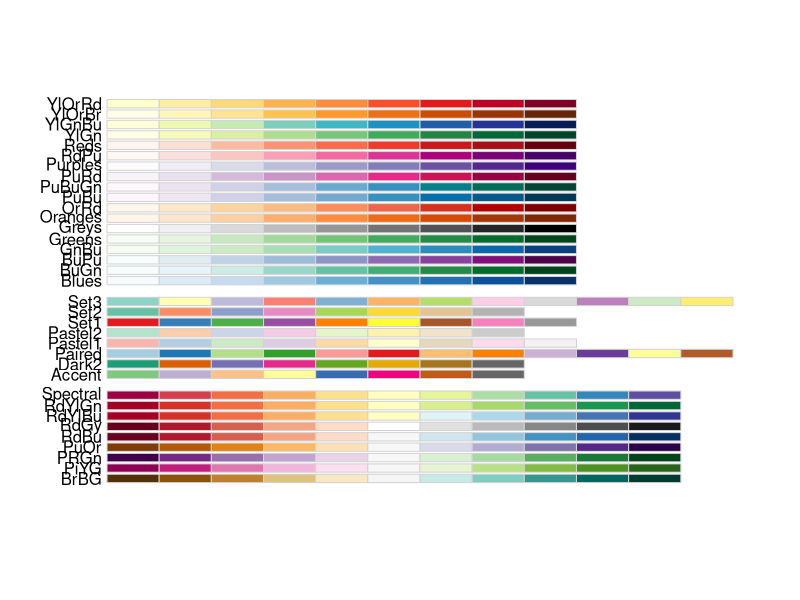
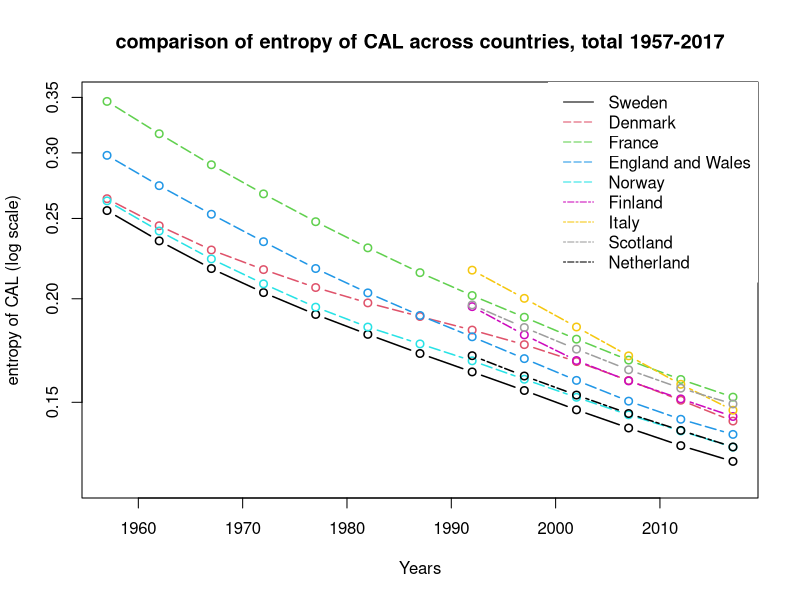

The R script that drew these images, in order: (Note: this script raises an error after producing the figures.)
#### Figure - entropy across time ####

#### beautiful figues1 ####

library(RColorBrewer)
windows(8,5)
display.brewer.all()
cols<-brewer.pal(n=9,name = "Paired")

### CAL function ####

CALfunc <-function(Mx1,Y){
  CALlx1<-c()
  YM<-Y-Y1
  for (x in 1:111){
    if (x <(YM+1)){
      px1<-c()
      for (z in 1:x){
        px1<-c(px1,Mx1[z,YM-x+z])
      }
      lx1<-prod(px1)
    }
    CALlx1<-c(CALlx1,lx1)
  }
  CAL<-sum(c(1,CALlx1))+.5
  return(CAL)
}

## one with less data ####

CALfunc2 <-function(Mx1,Y){
  CALlx1<-c()
  YM<-Y-Y3
  for (x in 1:111){
    if (x <(YM+1)){
      px1<-c()
      for (z in 1:x){
        px1<-c(px1,Mx1[z,YM-x+z])
      }
      lx1<-prod(px1)
    }
    CALlx1<-c(CALlx1,lx1)
  }
  CAL<-sum(c(1,CALlx1))+.5
  return(CAL)
}

### CAL dagger function ####

CALdagfunc <-function(Mx1,Y){
  CALdaglx1<-c()
  YM<-Y-Y1
  for (x in 1:111){
    if (x <(YM+1)){
      px1<-c()
      for (z in 1:x){
        px1<-c(px1,Mx1[z,YM-x+z])
      }
      lx1<-prod(px1)
      lx<-lx1*log(lx1)
    }
    CALdaglx1<-c(CALdaglx1,lx)
  }
  CALdagger<-sum(CALdaglx1)
  return(CALdagger)
}

## one with less data ####

CALdagfunc2 <-function(Mx1,Y){
  CALdaglx1<-c()
  YM<-Y-Y3
  for (x in 1:111){
    if (x <(YM+1)){
      px1<-c()
      for (z in 1:x){
        px1<-c(px1,Mx1[z,YM-x+z])
      }
      lx1<-prod(px1)
      lx<-lx1*log(lx1)
    }
    CALdaglx1<-c(CALdaglx1,lx)
  }
  CALdagger<-sum(CALdaglx1)
  return(CALdagger)
}


### Data fitting ####

A1 <- read.table("Data/SWE.bltper_1x1.txt",header=TRUE,fill=TRUE,skip=1)
A2 <- read.table("Data/DNK.bltper_1x1.txt",header=TRUE,fill=TRUE,skip=1)
A3 <- read.table("Data/FRATNP.bltper_1x1.txt",header=TRUE,fill=TRUE,skip=1)
A4 <- read.table("Data/GBRTENW.bltper_1x1.txt",header=TRUE,fill=TRUE,skip=1)
A5 <- read.table("Data/NOR.bltper_1x1.txt",header=TRUE,fill=TRUE,skip=1)
A6 <- read.table("Data/FIN.bltper_1x1.txt",header=TRUE,fill=TRUE,skip=1)
A7 <- read.table("Data/ITA.bltper_1x1.txt",header=TRUE,fill=TRUE,skip=1)
A8 <- read.table("Data/GBRSCO.bltper_1x1.txt",header=TRUE,fill=TRUE,skip=1)
A9 <- read.table("Data/NLD.bltper_1x1.txt",header=TRUE,fill=TRUE,skip=1)

Y1 <- 1845
Y2 <- 2017
Y3 <- 1880

A1<-A1[(A1$Year>Y1)&(A1$Year<(Y2+1)),]
A2<-A2[(A2$Year>Y1)&(A2$Year<(Y2+1)),]
A3<-A3[(A3$Year>Y1)&(A3$Year<(Y2+1)),]
A4<-A4[(A4$Year>Y1)&(A4$Year<(Y2+1)),]
A5<-A5[(A5$Year>Y1)&(A5$Year<(Y2+1)),]
A6<-A6[(A6$Year>Y3)&(A6$Year<(Y2+1)),]
A7<-A7[(A7$Year>Y3)&(A7$Year<(Y2+1)),]
A8<-A8[(A8$Year>Y3)&(A8$Year<(Y2+1)),]
A9<-A9[(A9$Year>Y3)&(A9$Year<(Y2+1)),]

qx1<-matrix(1-A1$qx,111)
qx2<-matrix(1-A2$qx,111)
qx3<-matrix(1-A3$qx,111)
qx4<-matrix(1-A4$qx,111)
qx5<-matrix(1-A5$qx,111)
qx6<-matrix(1-A6$qx,111)
qx7<-matrix(1-A7$qx,111)
qx8<-matrix(1-A8$qx,111)
qx9<-matrix(1-A9$qx,111)

## CAL ####

CAL1 <- c()
for (i in seq(1957,2017,5)){
  CAL1 <- c(CAL1, CALfunc(qx1,i))
}

CAL2 <- c()
for (i in seq(1957,2017,5)){
  CAL2 <- c(CAL2, CALfunc(qx2,i))
}

CAL3 <- c()
for (i in seq(1957,2017,5)){
  CAL3 <- c(CAL3, CALfunc(qx3,i))
}

CAL4 <- c()
for (i in seq(1957,2017,5)){
  CAL4 <- c(CAL4, CALfunc(qx4,i))
}

CAL5 <- c()
for (i in seq(1957,2017,5)){
  CAL5 <- c(CAL5, CALfunc(qx5,i))
}

CAL6 <- c()
for (i in seq(1992,2017,5)){
  CAL6 <- c(CAL6, CALfunc2(qx6,i))
}

CAL7 <- c()
for (i in seq(1992,2017,5)){
  CAL7 <- c(CAL7, CALfunc2(qx7,i))
}

CAL8 <- c()
for (i in seq(1992,2017,5)){
  CAL8 <- c(CAL8, CALfunc2(qx8,i))
}

CAL9 <- c()
for (i in seq(1992,2017,5)){
  CAL9 <- c(CAL9, CALfunc2(qx9,i))
}
## CAL dagger ####

qx1 <- ifelse(qx1==0,1,qx1)
qx2 <- ifelse(qx2==0,1,qx2)
qx3 <- ifelse(qx3==0,1,qx3)
qx4 <- ifelse(qx4==0,1,qx4)
qx5 <- ifelse(qx5==0,1,qx5)
qx6 <- ifelse(qx6==0,1,qx6)
qx7 <- ifelse(qx7==0,1,qx7)
qx8 <- ifelse(qx8==0,1,qx8)
qx9 <- ifelse(qx9==0,1,qx9)

CALdagger1 <- c()
for (i in seq(1957,2017,5)){
  CALdagger1 <- c(CALdagger1, CALdagfunc(qx1,i))
}

CALdagger2 <- c()
for (i in seq(1957,2017,5)){
  CALdagger2 <- c(CALdagger2, CALdagfunc(qx2,i))
}

CALdagger3 <- c()
for (i in seq(1957,2017,5)){
  CALdagger3 <- c(CALdagger3, CALdagfunc(qx3,i))
}

CALdagger4 <- c()
for (i in seq(1957,2017,5)){
  CALdagger4 <- c(CALdagger4, CALdagfunc(qx4,i))
}

CALdagger5 <- c()
for (i in seq(1957,2017,5)){
  CALdagger5 <- c(CALdagger5, CALdagfunc(qx5,i))
}

CALdagger6 <- c()
for (i in seq(1992,2017,5)){
  CALdagger6 <- c(CALdagger6, CALdagfunc2(qx6,i))
}

CALdagger7 <- c()
for (i in seq(1992,2017,5)){
  CALdagger7 <- c(CALdagger7, CALdagfunc2(qx7,i))
}

CALdagger8 <- c()
for (i in seq(1992,2017,5)){
  CALdagger8 <- c(CALdagger8, CALdagfunc2(qx8,i))
}

CALdagger9 <- c()
for (i in seq(1992,2017,5)){
  CALdagger9 <- c(CALdagger9, CALdagfunc2(qx9,i))
}

CALdagger1 <- CALdagger1*-1
CALdagger2 <- CALdagger2*-1
CALdagger3 <- CALdagger3*-1
CALdagger4 <- CALdagger4*-1
CALdagger5 <- CALdagger5*-1
CALdagger6 <- CALdagger6*-1
CALdagger7 <- CALdagger7*-1
CALdagger8 <- CALdagger8*-1
CALdagger9 <- CALdagger9*-1

## entropy ####

entropyCAL1 <- CALdagger1/CAL1
entropyCAL2 <- CALdagger2/CAL2
entropyCAL3 <- CALdagger3/CAL3
entropyCAL4 <- CALdagger4/CAL4
entropyCAL5 <- CALdagger5/CAL5
entropyCAL6 <- CALdagger6/CAL6
entropyCAL7 <- CALdagger7/CAL7
entropyCAL8 <- CALdagger8/CAL8
entropyCAL9 <- CALdagger9/CAL9

Years <- seq(1957,2017,5)
Years2 <- seq(1992,2017,5)
windows(10,8)
plot(c(1957,2017),rev(c(0.12,0.35)),col = 0, xlab = "Years",ylab = "entropy of CAL (log scale)", log = "y")
lines(Years,entropyCAL1,type = "b",col = 1,lty=1,lwd=1.5)
lines(Years,entropyCAL2,type = "b",col = 2,lty=5,lwd=1.5)
lines(Years,entropyCAL3,type = "b",col = 3,lty=5,lwd=1.5)
lines(Years,entropyCAL4,type = "b",col = 4,lty=5,lwd=1.5)
lines(Years,entropyCAL5,type = "b",col = 5,lty=5,lwd=1.5)
lines(Years2,entropyCAL6,type = "b",col = 6,lty=6,lwd=1.5)
lines(Years2,entropyCAL7,type = "b",col = 7,lty=6,lwd=1.5)
lines(Years2,entropyCAL8,type = "b",col = 8,lty=6,lwd=1.5)
lines(Years2,entropyCAL9,type = "b",col = 9,lty=6,lwd=1.5)
title("comparison of entropy of CAL across countries, total 1957-2017")
legend("topright",c("Sweden","Denmark","France","England and Wales",
                    "Norway","Finland","Italy","Scotland","Netherland"),
       col = c(1,2,3,4,5,6,7,8,9),lty = c(1,5,5,5,5,6,6,6,6),
       box.col = 0)


### SWEDEN as the benchmark # ----

diffDNK <- allH$DNK - allH$SWE
diffFRA <- allH$FRA - allH$SWE
diffGBR <- allH$GBR - allH$SWE
diffNOR <- allH$NOR - allH$SWE

### R graphics
diffH <- cbind(diffDNK,diffFRA,diffGBR,diffNOR)
diffH <- cbind(rep(allH$Years),diffH)
Years <- allH$Years

windows(8,5)
plot(Years,seq(0,0.1,length.out = 13),col = 0,ylab="differences from Sweden level of entropy of CAL")
lines(Years,diffDNK,col = 2,lty=2,lwd=1.5)
lines(Years,diffFRA,col = 3,lty=3,lwd=1.5)
lines(Years,diffGBR,col = 4,lty=4,lwd=1.5)
lines(Years,diffNOR,col = 6,lty=6,lwd=1.5)
legend("topright",c("Denmark","France","England and Wales","Norway"),col = c(2,3,4,6),lty = c(2,3,4,6))
title("Entropy of CAL compared to Sweden level, female 1957-2017")
